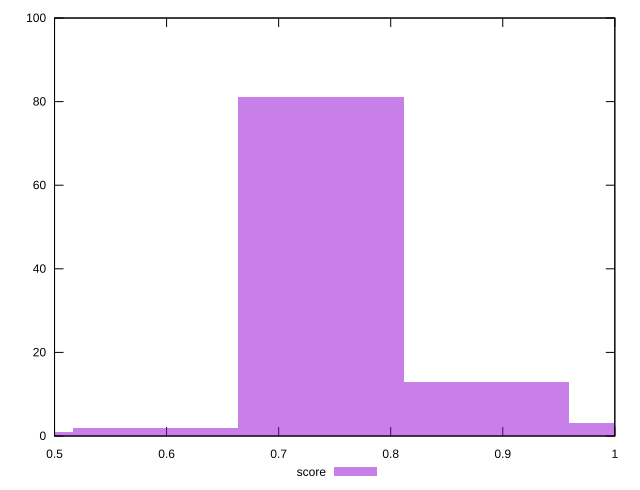

Reproduce this figure in gnuplot.
reset

$score <<EOF
0.7376969377536403 81
0.8852363253043685 13
0.5901575502029123 2
1.0327757128550965 3
0.44261816265218423 1
EOF

set key outside below
set boxwidth 0.14753938755072807
set xrange [0.5:1]
set yrange [0:100]
set trange [0:100]
set style fill transparent solid 0.5 noborder
set terminal svg size 640, 490 enhanced background rgb 'white'
set output "report_00014_2021-02-09T15:56:05.503Z/unused-css-rules/samples/pages+cached+noadtech+nomedia/score/histogram.svg"

plot $score title "score" with boxes

reset
